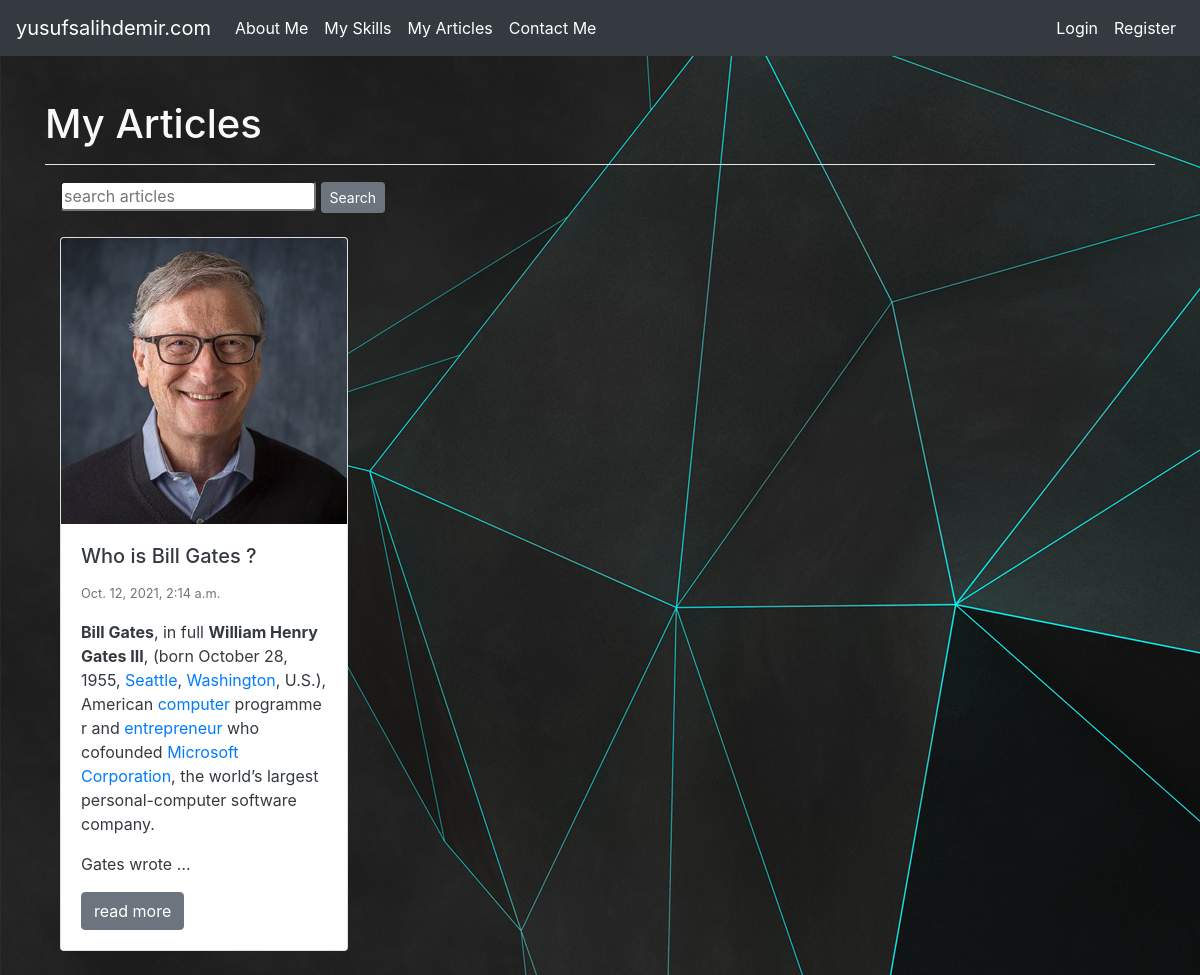
Screenshot of /articles/all_articles/ with the database file from the repository.
### article/models.py (models this page shows, shortened)
class Article(models.Model):
    author = models.ForeignKey("auth.User", on_delete= models.CASCADE,verbose_name="Author")
    title = models.CharField(max_length= 50,verbose_name="Title")
    content = RichTextField()
    created_date = models.DateTimeField(auto_now_add= True,verbose_name="Creadet Date")
    article_image = models.FileField(blank=True,null=True,verbose_name="Add photo to your article")
    class Meta:
        ordering = ['-created_date']

### article/views.py (the view)
# urls.py: path('all_articles/',all_articles,name="all_articles"),
def all_articles(request):
    keyword = request.GET.get("keyword")
    if keyword:
        articles = Article.objects.filter(title__contains=keyword)
        return render(request,"all_articles.html",{"articles" : articles})
    articles = Article.objects.all()
    context = {
        "articles" : articles
    }
    return render(request,"all_articles.html",context)

### article/templates/all_articles.html (shortened to what this page needs)
{% extends "layout.html" %}
{% block body %}
<h1>My Articles</h1>
<hr style = "background-color: white">
<div class="container">
<form>
<input type="text" name = "keyword" class = "input-sm rounded" placeholder = "search articles">
<button type = "sumbit" class ="btn btn-secondary btn-sm">Search</button>
</form>
<br>
  {% if articles %}
    <div class="row">
  {% for article in articles  %}
  <div class="col">
  <div class="card text-dark" style="width: 18rem;">
  {% if article.article_image %}
  <img class="card-img-top" src="{{article.article_image.url}}" alt="Card image cap">
  {% endif %}
  <div class="card-body">
    <h5 class="card-title">{{article.title}}</h5>
    <p class="card-text"><small class="text-muted">{{article.created_date}}</small></p>
    <p class="card-text">{{article.content|safe|truncatewords:30}}</p>
    <a href="{% url 'article:detail' article.id %}" class="btn btn-secondary">read more</a>
  </div>
</div>
<br>
  </div>
  {% endfor %}
  </div>
  {% else %}
  <div class = "alert alert-warning">No article found!</div>
  {% endif %}
</div>
{% endblock body %}

### rows the page displays
Article: article_image (picture), title "Who is Bill Gates ?", created_date "Oct. 12, 2021, 2:14 a.m.", content "Bill Gates , in full William Henry Gates III , (born October 28, 1955, Seattle , Washington , U.S.), American computer programmer and entrepreneur who cofounded Microsoft Corporation , the world’s largest personal-computer software company. Gates wrote …"
